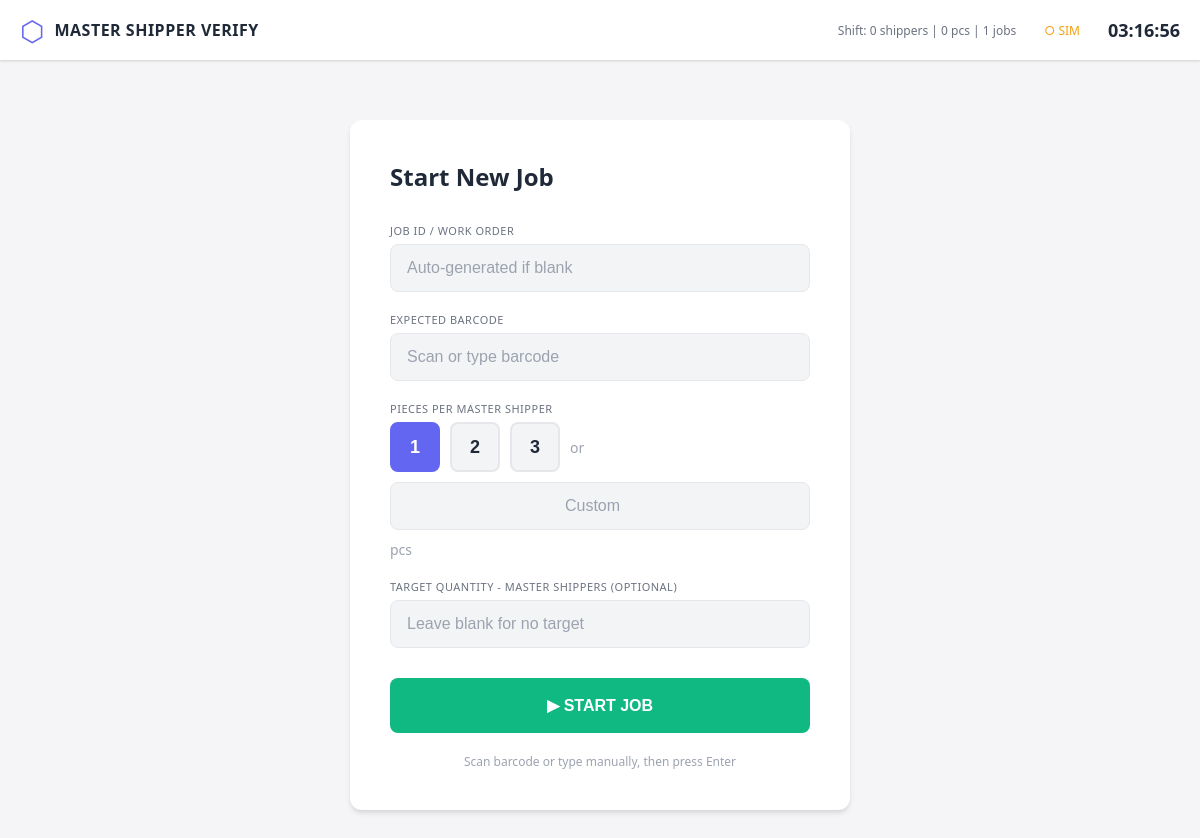
The page / on the database its author committed.
### app.py (models this page shows, shortened)
class ShiftStats(db.Model):
    __tablename__ = 'shift_stats'
    id = db.Column(db.Integer, primary_key=True)
    date = db.Column(db.Date, default=datetime.now().date, unique=True)
    total_shippers = db.Column(db.Integer, default=0)
    total_pieces = db.Column(db.Integer, default=0)
    total_pass = db.Column(db.Integer, default=0)
    total_fail = db.Column(db.Integer, default=0)
    jobs_completed = db.Column(db.Integer, default=0)
    @classmethod
    def get_today(cls):
        today = datetime.now().date()
        stats = cls.query.filter_by(date=today).first()
        if not stats:
            stats = cls(date=today)
            db.session.add(stats)
            db.session.commit()
        return stats

### app.py (the view)
@app.route('/')
def index():
    active_job = Job.query.filter_by(is_active=True).first()
    shift = ShiftStats.get_today()
    return render_template('index.html',
                          active_job=active_job,
                          shift=shift,
                          gpio_enabled=Config.USE_GPIO)

### templates/index.html (shortened to what this page needs)
<!DOCTYPE html>
<html lang="en">
<head>
    <link rel="stylesheet" href="{{ url_for('static', filename='css/style.css') }}">
</head>
<body>
    <header class="header">
        <div class="header-left">
            <span class="logo">⬡</span>
            <span class="title">MASTER SHIPPER VERIFY</span>
        </div>
        <div class="header-right">
            <span class="shift-stats" id="shift-stats">
                Shift: <span id="shift-shippers">{{ shift.total_shippers }}</span> shippers |
                <span id="shift-pieces">{{ shift.total_pieces }}</span> pcs |
                <span id="shift-jobs">{{ shift.jobs_completed }}</span> jobs
            </span>
            <span class="gpio-status {{ 'active' if gpio_enabled else 'sim' }}">
                {{ '● GPIO' if gpio_enabled else '○ SIM' }}
            </span>
            <span class="clock" id="clock">--:--:--</span>
        </div>
    </header>
    <main class="main-content">
        <div id="setup-screen" class="screen {{ 'hidden' if active_job else '' }}">
            <div class="setup-card">
                <h1>Start New Job</h1>
                <div class="form-group">
                    <label>JOB ID / WORK ORDER</label>
                    <input type="text" id="job-id" placeholder="Auto-generated if blank">
                </div>
                <div class="form-group">
                    <label>EXPECTED BARCODE</label>
                    <input type="text" id="expected-barcode" placeholder="Scan or type barcode" autofocus>
                </div>
                <div class="form-group">
                    <label>PIECES PER MASTER SHIPPER</label>
                    <div class="pieces-selector">
                        <button class="pieces-btn selected" data-pieces="1">1</button>
                        <button class="pieces-btn" data-pieces="2">2</button>
                        <button class="pieces-btn" data-pieces="3">3</button>
                        <span class="pieces-or">or</span>
                        <input type="number" id="custom-pieces" placeholder="Custom" min="1">
                        <span class="pieces-label">pcs</span>
                    </div>
                </div>
                <div class="form-group">
                    <label>TARGET QUANTITY - MASTER SHIPPERS (optional)</label>
                    <input type="number" id="target-quantity" placeholder="Leave blank for no target" min="0">
                </div>
                <button class="btn btn-success btn-large" id="start-job-btn">
                    ▶ START JOB
                </button>
                <p class="hint">Scan barcode or type manually, then press Enter</p>
            </div>
        </div>
    </main>
</body>
</html>

### static/css/style.css (style rules this page uses)
* { margin: 0; padding: 0; box-sizing: border-box; }
:root { --bg-dark: #f5f5f7; --bg-card: #ffffff; --bg-card-light: #f9fafb; --bg-input: #f3f4f6; --primary: #6366f1; --primary-hover: #4f46e5; --success: #10b981; --success-bg: #d1fae5; --danger: #ef4444; --danger-bg: #fee2e2; --warning: #f59e0b; --info: #3b82f6; --text-primary: #1f2937; --text-secondary: #6b7280; --text-muted: #9ca3af; --border: #e5e7eb; }
body { font-family: 'Segoe UI', system-ui, -apple-system, sans-serif; background-color: var(--bg-dark); color: var(--text-primary); min-height: 100vh; overflow-x: hidden; }
.header { display: flex; justify-content: space-between; align-items: center; background-color: var(--bg-card); padding: 12px 20px; height: 60px; box-shadow: 0 1px 3px 0 rgba(0, 0, 0, 0.1), 0 1px 2px 0 rgba(0, 0, 0, 0.06); }
.header-left { display: flex; align-items: center; gap: 10px; }
.logo { font-size: 28px; color: var(--primary); }
.title { font-size: 16px; font-weight: 700; letter-spacing: 0.5px; }
.header-right { display: flex; align-items: center; gap: 20px; }
.shift-stats { font-size: 12px; color: var(--text-secondary); }
.gpio-status { font-size: 12px; padding: 4px 8px; border-radius: 4px; }
.gpio-status.sim { color: var(--warning); }
.clock { font-size: 18px; font-weight: 700; font-variant-numeric: tabular-nums; }
.main-content { padding: 20px; max-width: 1200px; margin: 0 auto; }
.screen { animation: fadeIn 0.3s ease; }
.setup-card { background-color: var(--bg-card); border-radius: 12px; padding: 40px; max-width: 500px; margin: 40px auto; box-shadow: 0 4px 6px -1px rgba(0, 0, 0, 0.1), 0 2px 4px -1px rgba(0, 0, 0, 0.06); }
.setup-card h1 { font-size: 24px; margin-bottom: 30px; }
.form-group { margin-bottom: 20px; }
.form-group label { display: block; font-size: 11px; color: var(--text-secondary); margin-bottom: 6px; text-transform: uppercase; letter-spacing: 0.5px; }
.form-group input[type="text"], .form-group input[type="number"] { width: 100%; padding: 14px 16px; font-size: 16px; background-color: var(--bg-input); border: 1px solid var(--border); border-radius: 8px; color: var(--text-primary); outline: none; transition: border-color 0.2s; }
.form-group input::placeholder { color: var(--text-muted); }
.pieces-selector { display: flex; align-items: center; gap: 10px; flex-wrap: wrap; }
.pieces-btn { width: 50px; height: 50px; font-size: 18px; font-weight: 700; background-color: var(--bg-input); border: 2px solid var(--border); border-radius: 8px; color: var(--text-primary); cursor: pointer; transition: all 0.2s; }
.pieces-btn.selected { background-color: var(--primary); border-color: var(--primary); color: white; }
.pieces-or { color: var(--text-muted); font-size: 14px; }
.pieces-selector input { width: 80px; padding: 12px; text-align: center; }
.pieces-label { color: var(--text-muted); font-size: 14px; }
.hint { text-align: center; color: var(--text-muted); font-size: 12px; margin-top: 20px; }
.btn { padding: 12px 24px; font-size: 14px; font-weight: 600; border: none; border-radius: 8px; cursor: pointer; transition: all 0.2s; }
.btn-large { width: 100%; padding: 18px; font-size: 16px; margin-top: 10px; }
.btn-success { background-color: var(--success); color: white; }

### rows shown on the page
ShiftStats: total_shippers "0", total_pieces "0", jobs_completed "1"

### other values the page prints
{{ '● GPIO' if gpio_enabled else '○ SIM' }} "○ SIM"
